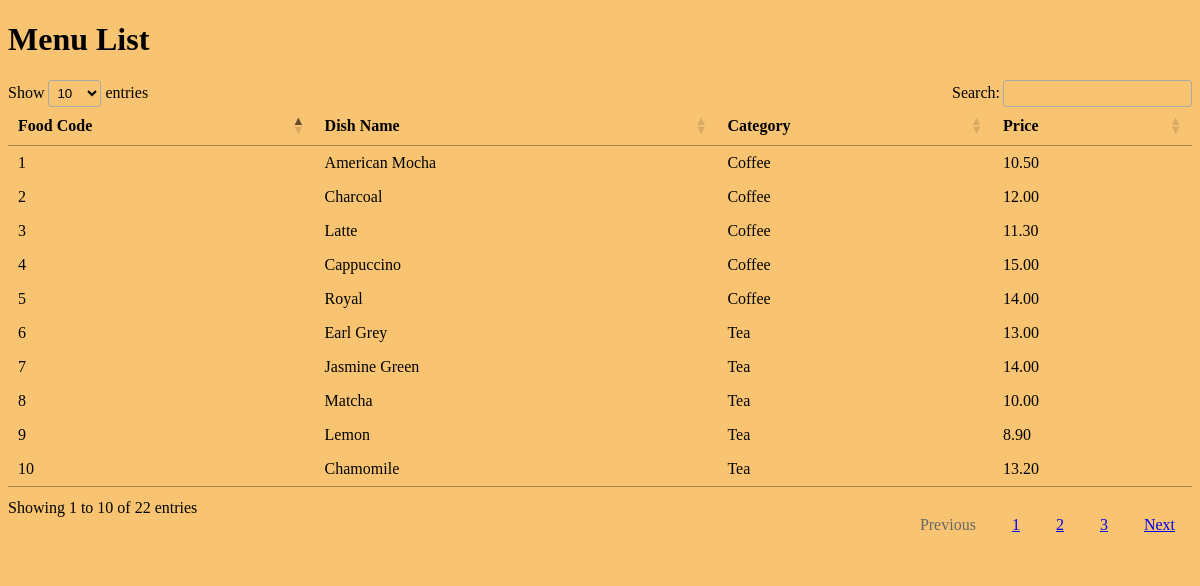
Page /SearchData/menuSP.php on the committed database.
### tables this page shows
CREATE TABLE `menutable` (
  `img` varchar(200) NOT NULL,
  `foodcode` int(11) NOT NULL,
  `dishname` varchar(20) NOT NULL,
  `description` varchar(20) NOT NULL,
  `price` decimal(10,2) NOT NULL
);

### SearchData/menuSP.php (the view, shortened to what this page needs)
<!DOCTYPE html>
<html lang="en">
<head>
	<link rel="stylesheet" href="https://cdn.datatables.net/1.10.20/css/jquery.dataTables.min.css" />
</head>
<body>
<table id="menudatalist">
<h1>Menu List</h1>
	<thead>
		<tr>
			<th>Food Code</th>
			<th>Dish Name</th>
			<th>Category</th>
			<th>Price</th>
		</tr>
	</thead>
	<tbody>
		<?php
		$conn = mysqli_connect("localhost", "root", "", "cafedb");
		$result = mysqli_query($conn, "SELECT * FROM menutable");
		while ($row = mysqli_fetch_assoc($result)):
		?>
		<tr>
			<td><?php echo $row['foodcode']; ?></td>
			<td><?php echo $row['dishname']; ?></td>
			<td><?php echo $row['description']; ?></td>
			<td><?php echo $row['price']; ?></td>
		</tr>
		<?php endwhile; ?>
	</tbody>
</table>
</body>

### SearchData/menuSP.php (style rules this page uses)
body { background-color: #F8C471; }

### rows in the picture
menutable: foodcode "1", dishname "American Mocha", description "Coffee", price "10.50"
menutable: foodcode "2", dishname "Charcoal", description "Coffee", price "12.00"
menutable: foodcode "3", dishname "Latte", description "Coffee", price "11.30"
menutable: foodcode "4", dishname "Cappuccino", description "Coffee", price "15.00"
menutable: foodcode "5", dishname "Royal", description "Coffee", price "14.00"
menutable: foodcode "6", dishname "Earl Grey", description "Tea", price "13.00"
menutable: foodcode "7", dishname "Jasmine Green", description "Tea", price "14.00"
menutable: foodcode "8", dishname "Matcha", description "Tea", price "10.00"
menutable: foodcode "9", dishname "Lemon", description "Tea", price "8.90"
menutable: foodcode "10", dishname "Chamomile", description "Tea", price "13.20"
